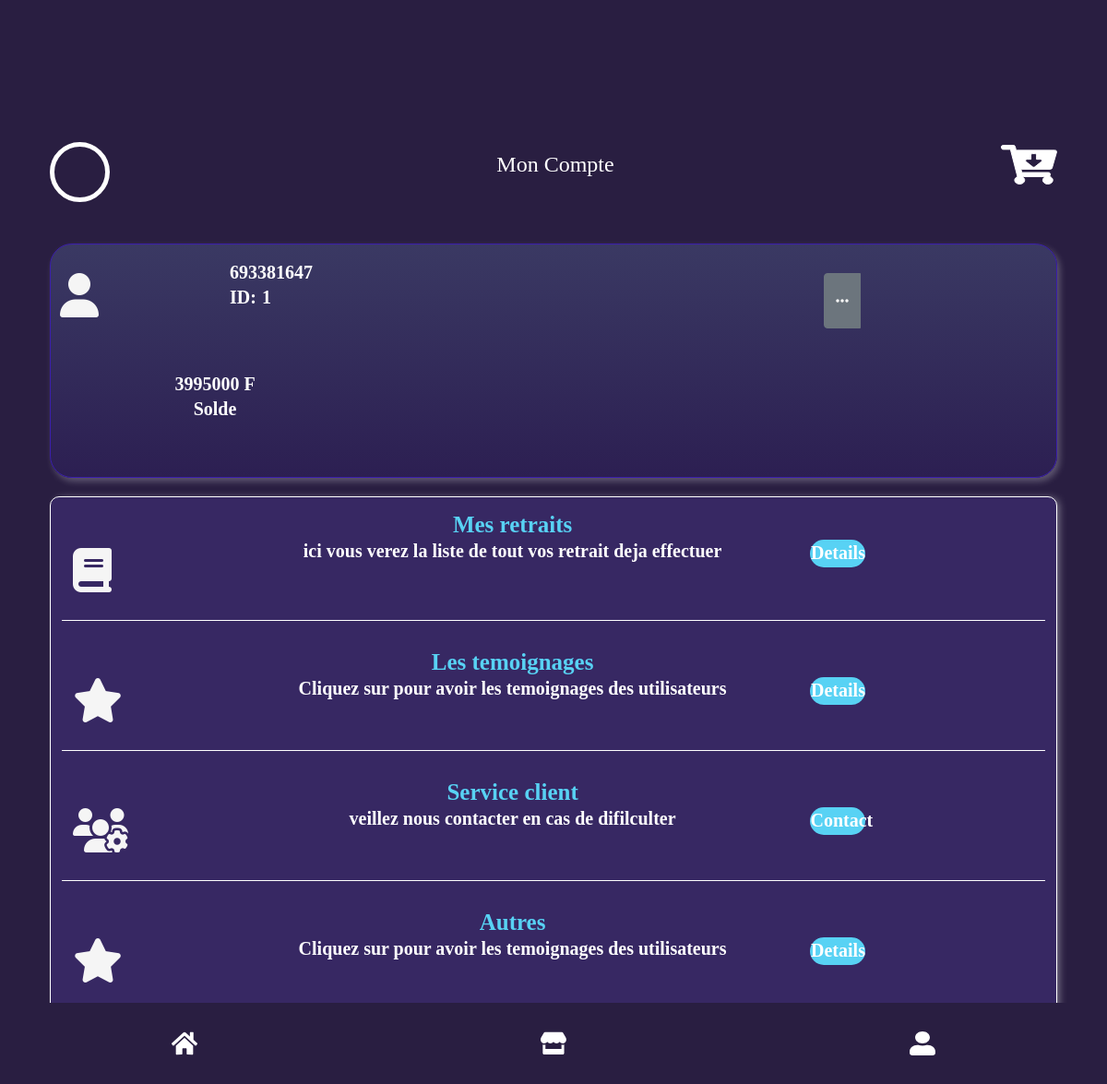
The page /compte.php (signed in) on the database as committed earlier.
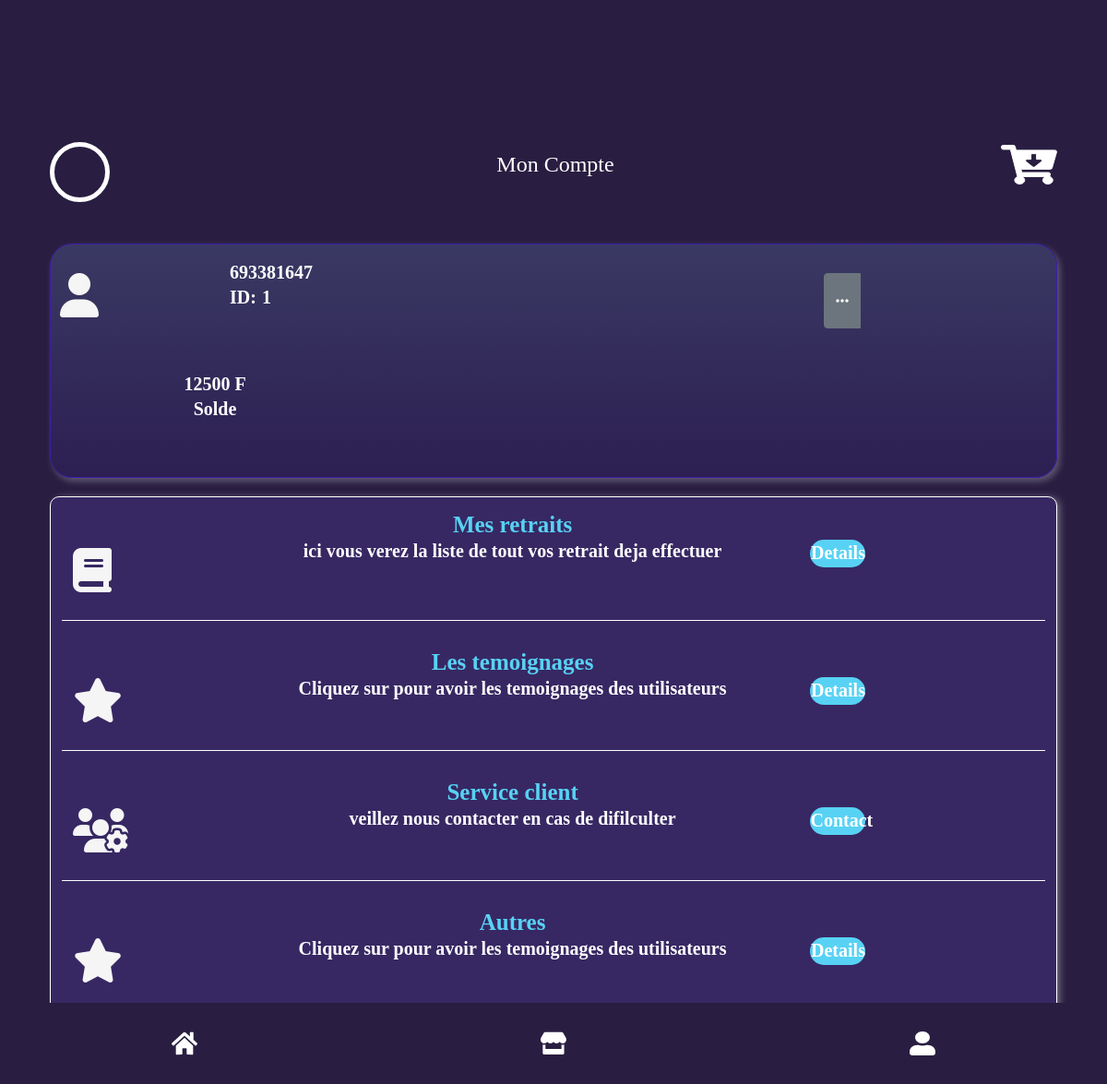
The same page on the database as committed later.
### tables this page shows
CREATE TABLE `utilisateurs` (
  `id` int(10) UNSIGNED NOT NULL,
  `num_tel` varchar(255) NOT NULL,
  `mots_passe` varchar(255) NOT NULL,
  `nom` varchar(255) DEFAULT NULL,
  `prenom` varchar(255) DEFAULT NULL,
  `num_retrait` varchar(255) DEFAULT NULL,
  `moyen_retrait` varchar(255) DEFAULT NULL,
  `code_parainage` int(11) DEFAULT NULL,
  `code_user` int(11) NOT NULL,
  `solde_user` int(11) NOT NULL DEFAULT 0,
  `type_use` tinyint(1) NOT NULL DEFAULT 1,
  `created_at` timestamp NULL DEFAULT NULL,
  `updated_at` timestamp NULL DEFAULT NULL
);

### session_user.php (called while the page is built, shortened)
<?php
  include("connexion.php");
  if (!isset($_SESSION['id'])) {
    header("Location: login.php");
    exit();
}else {
    if (isset($_SESSION["id"])) {
        $id = $_SESSION["id"];
        $req = $con->query("SELECT * FROM utilisateurs WHERE id = '".$id."'");
        $result = $req->fetchAll();
        foreach($result as $results){
        $id = $results["id"];
        $num_tel = $results["num_tel"];
        $solde_user = $results["solde_user"];
        }
    }
}
?>

### compte.php (the view, shortened to what the changed rows need)
<?php
  include("session_user.php");
?>
<!DOCTYPE html>
<html lang="en">
<head>
    <link rel="stylesheet" href="css/bootstrap.min.css">
    <link rel="stylesheet" href="css/register.css">
    <link rel="stylesheet" href="css/Compte.css">
    <link href="https://cdn.jsdelivr.net/npm/bootstrap@5.3.2/dist/css/bootstrap.min.css" rel="stylesheet">
    <link href="https://cdn.jsdelivr.net/npm/bootstrap@5.0.2/dist/css/bootstrap.min.css" rel="stylesheet">
    <link rel="stylesheet" href="css/style.css">
</head>
<body class="mt-5 mb-5">
<section class="container">
    <div class="card contener1 paragra">
        <div class="row pt-3 pda">
            <div class="col-4">
                <span>
                <?php
                    if (isset($num_tel)) {
                        echo $num_tel;
                    }
                ?>
                </span><br>
                <span>ID:</span>
                <span>
                    <?php
                        if (isset($id)) {
                        echo $id;
                        }
                    ?>
                </span>
            </div>
            <div class="row text-center pt-3 pb-3">
                <div class="col-4">
                    <span>
                    <?php
                        if (isset($solde_user)) {
                        echo $solde_user;
                        }
                    ?>
                    </span><span>F</span><br>
                    <span>Solde</span>
                </div>
            </div>
        </div>
    </div>
</section>
</body>
</html>

Rows that differ between the two databases and show on the page:
changed utilisateurs id 1: solde_user "3995000" → "12500"
